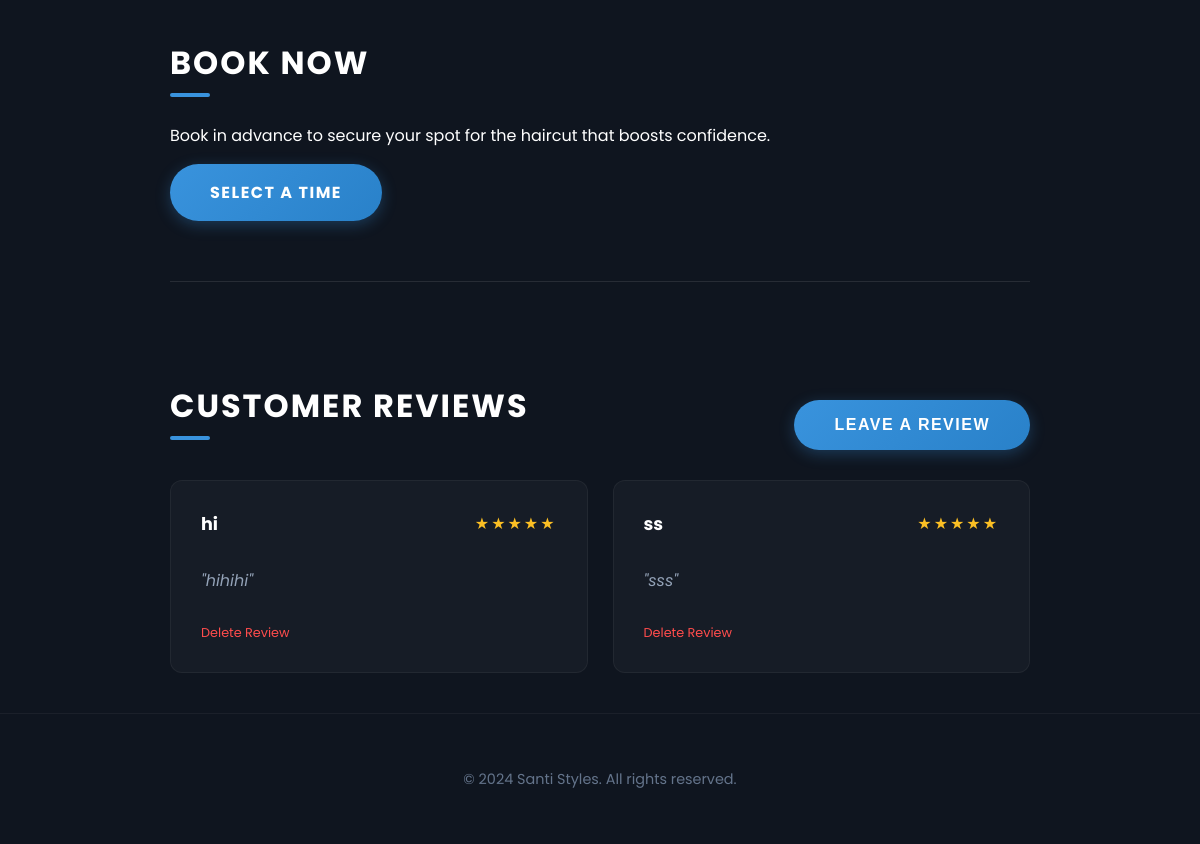
Before: / (lower part) with the older database file.
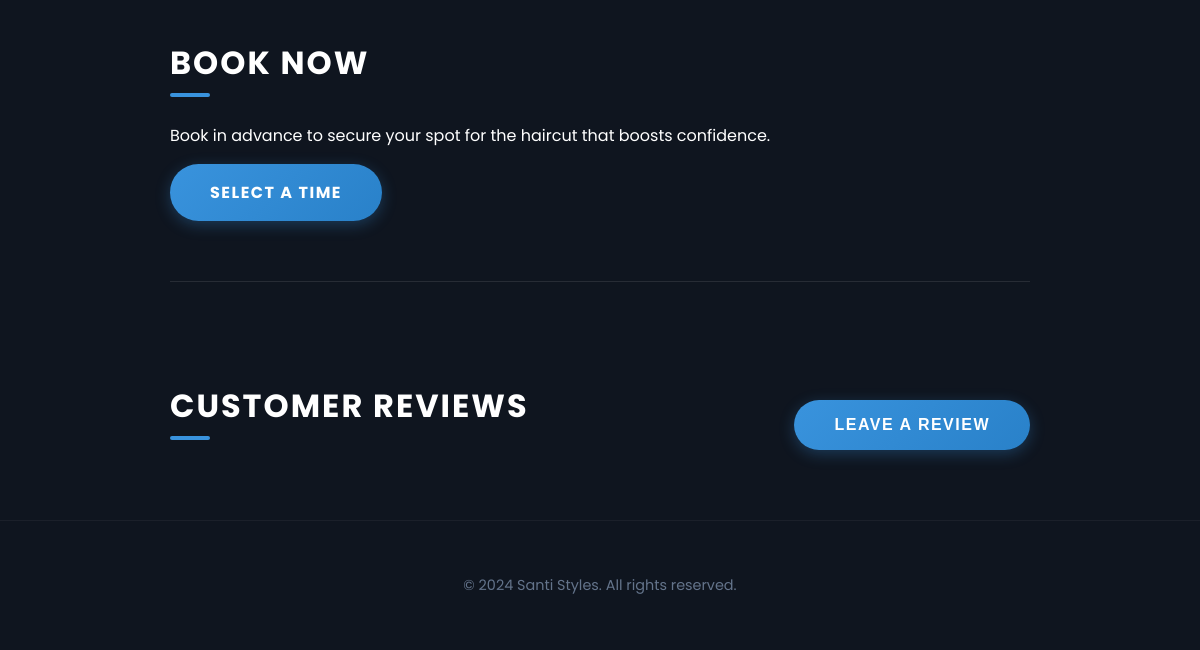
After: the same page with the newer database file.
### app.py (models this page shows)
class Review(db.Model):
    id = db.Column(db.Integer, primary_key=True)
    name = db.Column(db.String(100), nullable=False)
    rating = db.Column(db.Integer, nullable=False)
    message = db.Column(db.Text, nullable=False)
    created_at = db.Column(db.DateTime, default=datetime.utcnow)

### app.py (the view)
@app.route('/')
def home():
    reviews = Review.query.order_by(Review.created_at.desc()).all()
    return render_template('index.html', reviews=reviews)

### templates/index.html (shortened to what this page needs)
<!DOCTYPE html>
<html lang="en">
<head>
    <link rel="stylesheet" href="{{ url_for('static', filename='styles.css') }}">
</head>
<body>
    <main>
        <section id="booking">
            <h3>Book Now</h3>
            <p>Book in advance to secure your spot for the haircut that boosts confidence.</p>
            <a href="/booking" class="cta-button">Select a Time</a>
        </section>
        <hr>
        <section class="reviews">
            <div class="reviews-header">
                <h3>Customer Reviews</h3>
                <button class="cta-button" id="leave-review-btn">Leave a Review</button>
            </div>
            <div class="reviews-container" id="reviews-container">
                {% for review in reviews %}
                <div class="review-card">
                    <div class="review-header">
                        <strong>{{ review.name }}</strong>
                        <span class="stars">{% for i in range(review.rating) %}★{% endfor %}</span>
                    </div>
                    <p>"{{ review.message }}"</p>
                    <a href="{{ url_for('delete_review', id=review.id) }}"
                       style="color: #ff4d4d; font-size: 0.8rem; text-decoration: none;"
                       onclick="return confirm('Permanently delete this review from the database?')">Delete Review</a>
                </div>
                {% endfor %}
            </div>
        </section>
    </main>
    <footer>
        <p>&copy; 2024 Santi Styles. All rights reserved.</p>
    </footer>
</body>
</html>

### static/styles.css (style rules this page uses)
:root { --primary-gold: #3993dd; --primary-dark: #2981c9; --dark-charcoal: #0f151f; --medium-gray: #1e293b; --accent-white: #ffffff; --font-main: 'Poppins', sans-serif; }
* { box-sizing: border-box; }
body { background-color: var(--dark-charcoal); color: var(--accent-white); font-family: var(--font-main); margin: 0; padding: 70px 0 0; display: flex; flex-direction: column; align-items: center; overflow-x: hidden; }
main { max-width: 900px; width: 100%; padding: 40px 20px; margin-top: 20px; }
h3 { color: var(--accent-white); font-size: 2rem; text-transform: uppercase; letter-spacing: 2px; margin-top: 40px; margin-bottom: 20px; display: inline-block; position: relative; }
h3::after { content: ''; position: absolute; width: 40px; height: 4px; background: var(--primary-gold); bottom: -10px; left: 0; border-radius: 2px; }
hr { border: 0; height: 1px; background: rgba(255, 255, 255, 0.1); margin: 60px 0; }
.cta-button { display: inline-block; background: linear-gradient(135deg, var(--primary-gold), var(--primary-dark)); color: var(--accent-white); padding: 16px 40px; text-decoration: none; font-weight: 700; font-size: 1rem; letter-spacing: 1.5px; text-transform: uppercase; border-radius: 30px; border: none; box-shadow: 0 4px 15px rgba(57, 147, 221, 0.3); transition: all 0.3s ease; cursor: pointer; }
.reviews { margin-top: 40px; }
.reviews-header { display: flex; justify-content: space-between; align-items: flex-end; margin-bottom: 30px; }
footer { text-align: center; padding: 40px; font-size: 0.9rem; color: #64748b; width: 100%; border-top: 1px solid rgba(255, 255, 255, 0.05); }

Changed rows visible on the page:
removed Review: name "hi", rating 5 (drawn), message "hihihi"
removed Review: name "ss", rating 5 (drawn), message "sss"
